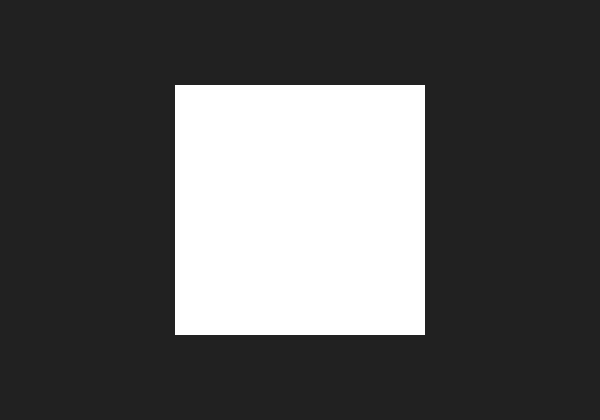
Frame 1 (no input)
Frame 60 (the mouse pressed at the canvas centre just before this capture): identical to frame 1, image omitted
Frame 120 (the mouse held since frame 60 and released just before this capture): identical to frame 1, image omitted

The Processing sketch that drew this single still picture (run headless with seeded random() and noise(); from frame 60 on, the mouse is pressed at the canvas centre):

// Processing sketch: KeyEvent_If
// ── KeyEvent_If.pde
/*
 * KEY_EVENTS_IF
 * description
 *
 * MW_2016
 * https://github.com/FreeArtBureau/ITERATIONS
 * www.iterations.fabprojects.codes
 *
 *
 * end
 */

/////////////////////////// GLOBALS ////////////////////////////

/////////////////////////// SETUP ////////////////////////////

void setup() {
  size(600, 420);
  background(33);
  smooth();
  noStroke();
  rectMode(CENTER);
}

/////////////////////////// DRAW ////////////////////////////
void draw() {
  background(33);
  //fill(0,255,0);
  /*
  if (keyPressed) {
   if (key == 'a') {
   fill(0, 0, 255);
   }
   
   if (key == 'b') {
   fill(200, 255, 0);
   }
   }
   */

  rect(width/2, height/2, 250, 250);
}

/////////////////////////// FUNCTIONS ////////////////////////////
void keyPressed() {
  if (key == 'a') {
    fill(0, 0, 255);
  }

  if (key == 'b') {
    fill(200, 255, 0);
  }
}
